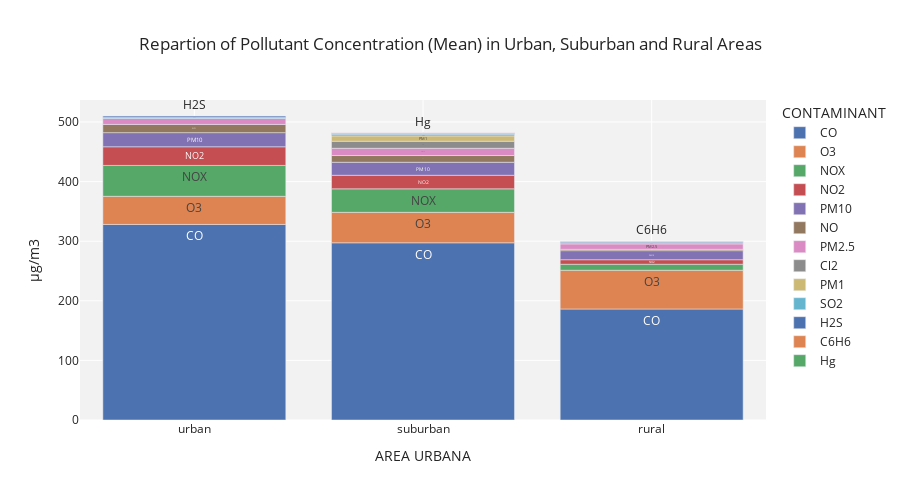

This figure's notebook cell:
### Code cell
fig = px.bar(df_area_contaminant, x="AREA URBANA", y="value", color="CONTAMINANT", text="CONTAMINANT", title="Repartion of Pollutant Concentration (Mean) in Urban, Suburban and Rural Areas")
fig.update_layout({'plot_bgcolor': 'rgba(0,0,0,0.05)', 'height':500})
fig.update_yaxes(title_text='µg/m3', col=1)
fig.show()

### Figure 1 — Plotly figure (JSON) as saved in the notebook; plotly's stock layout.template omitted (floating-point values rounded to 4 significant figures)
{"data": [{"alignmentgroup": "True", "hovertemplate": "CONTAMINANT=%{text}<br>AREA URBANA=%{x}<br>value=%{y}<extra></extra>", "legendgroup": "CO", "marker": {"color": "rgb(76,114,176)", "pattern": {"shape": ""}}, "name": "CO", "offsetgroup": "CO", "orientation": "v", "showlegend": true, "text": ["CO", "CO", "CO"], "textposition": "auto", "type": "bar", "x": ["urban", "suburban", "rural"], "xaxis": "x", "y": [328.1, 297.3, 186.3], "yaxis": "y"}, {"alignmentgroup": "True", "hovertemplate": "CONTAMINANT=%{text}<br>AREA URBANA=%{x}<br>value=%{y}<extra></extra>", "legendgroup": "O3", "marker": {"color": "rgb(221,132,82)", "pattern": {"shape": ""}}, "name": "O3", "offsetgroup": "O3", "orientation": "v", "showlegend": true, "text": ["O3", "O3", "O3"], "textposition": "auto", "type": "bar", "x": ["rural", "suburban", "urban"], "xaxis": "x", "y": [65.04, 51.17, 47.19], "yaxis": "y"}, {"alignmentgroup": "True", "hovertemplate": "CONTAMINANT=%{text}<br>AREA URBANA=%{x}<br>value=%{y}<extra></extra>", "legendgroup": "NOX", "marker": {"color": "rgb(85,168,104)", "pattern": {"shape": ""}}, "name": "NOX", "offsetgroup": "NOX", "orientation": "v", "showlegend": true, "text": ["NOX", "NOX", "NOX"], "textposition": "auto", "type": "bar", "x": ["urban", "suburban", "rural"], "xaxis": "x", "y": [51.85, 39.39, 10.07], "yaxis": "y"}, {"alignmentgroup": "True", "hovertemplate": "CONTAMINANT=%{text}<br>AREA URBANA=%{x}<br>value=%{y}<extra></extra>", "legendgroup": "NO2", "marker": {"color": "rgb(196,78,82)", "pattern": {"shape": ""}}, "name": "NO2", "offsetgroup": "NO2", "orientation": "v", "showlegend": true, "text": ["NO2", "NO2", "NO2"], "textposition": "auto", "type": "bar", "x": ["urban", "suburban", "rural"], "xaxis": "x", "y": [31.27, 22.75, 7.552], "yaxis": "y"}, {"alignmentgroup": "True", "hovertemplate": "CONTAMINANT=%{text}<br>AREA URBANA=%{x}<br>value=%{y}<extra></extra>", "legendgroup": "PM10", "marker": {"color": "rgb(129,114,179)", "pattern": {"shape": ""}}, "name": "PM10", "offsetgroup": "PM10", "orientation": "v", "showlegend": true, "text": ["PM10", "PM10", "PM10"], "textposition": "auto", "type": "bar", "x": ["urban", "suburban", "rural"], "xaxis": "x", "y": [23.71, 21.86, 15.22], "yaxis": "y"}, {"alignmentgroup": "True", "hovertemplate": "CONTAMINANT=%{text}<br>AREA URBANA=%{x}<br>value=%{y}<extra></extra>", "legendgroup": "NO", "marker": {"color": "rgb(147,120,96)", "pattern": {"shape": ""}}, "name": "NO", "offsetgroup": "NO", "orientation": "v", "showlegend": true, "text": ["NO", "NO", "NO"], "textposition": "auto", "type": "bar", "x": ["urban", "suburban", "rural"], "xaxis": "x", "y": [13.78, 11.28, 2.206], "yaxis": "y"}, {"alignmentgroup": "True", "hovertemplate": "CONTAMINANT=%{text}<br>AREA URBANA=%{x}<br>value=%{y}<extra></extra>", "legendgroup": "PM2.5", "marker": {"color": "rgb(218,139,195)", "pattern": {"shape": ""}}, "name": "PM2.5", "offsetgroup": "PM2.5", "orientation": "v", "showlegend": true, "text": ["PM2.5", "PM2.5", "PM2.5"], "textposition": "auto", "type": "bar", "x": ["suburban", "urban", "rural"], "xaxis": "x", "y": [12.18, 10.11, 9.153], "yaxis": "y"}, {"alignmentgroup": "True", "hovertemplate": "CONTAMINANT=%{text}<br>AREA URBANA=%{x}<br>value=%{y}<extra></extra>", "legendgroup": "Cl2", "marker": {"color": "rgb(140,140,140)", "pattern": {"shape": ""}}, "name": "Cl2", "offsetgroup": "Cl2", "orientation": "v", "showlegend": true, "text": ["Cl2"], "textposition": "auto", "type": "bar", "x": ["suburban"], "xaxis": "x", "y": [11.8], "yaxis": "y"}, {"alignmentgroup": "True", "hovertemplate": "CONTAMINANT=%{text}<br>AREA URBANA=%{x}<br>value=%{y}<extra></extra>", "legendgroup": "PM1", "marker": {"color": "rgb(204,185,116)", "pattern": {"shape": ""}}, "name": "PM1", "offsetgroup": "PM1", "orientation": "v", "showlegend": true, "text": ["PM1"], "textposition": "auto", "type": "bar", "x": ["suburban"], "xaxis": "x", "y": [8.975], "yaxis": "y"}, {"alignmentgroup": "True", "hovertemplate": "CONTAMINANT=%{text}<br>AREA URBANA=%{x}<br>value=%{y}<extra></extra>", "legendgroup": "SO2", "marker": {"color": "rgb(100,181,205)", "pattern": {"shape": ""}}, "name": "SO2", "offsetgroup": "SO2", "orientation": "v", "showlegend": true, "text": ["SO2", "SO2", "SO2"], "textposition": "auto", "type": "bar", "x": ["suburban", "urban", "rural"], "xaxis": "x", "y": [2.627, 2.143, 1.757], "yaxis": "y"}, {"alignmentgroup": "True", "hovertemplate": "CONTAMINANT=%{text}<br>AREA URBANA=%{x}<br>value=%{y}<extra></extra>", "legendgroup": "H2S", "marker": {"color": "rgb(76,114,176)", "pattern": {"shape": ""}}, "name": "H2S", "offsetgroup": "H2S", "orientation": "v", "showlegend": true, "text": ["H2S", "H2S", "H2S"], "textposition": "auto", "type": "bar", "x": ["urban", "suburban", "rural"], "xaxis": "x", "y": [1.899, 1.817, 1.55], "yaxis": "y"}, {"alignmentgroup": "True", "hovertemplate": "CONTAMINANT=%{text}<br>AREA URBANA=%{x}<br>value=%{y}<extra></extra>", "legendgroup": "C6H6", "marker": {"color": "rgb(221,132,82)", "pattern": {"shape": ""}}, "name": "C6H6", "offsetgroup": "C6H6", "orientation": "v", "showlegend": true, "text": ["C6H6", "C6H6"], "textposition": "auto", "type": "bar", "x": ["suburban", "rural"], "xaxis": "x", "y": [0.8925, 0.7486], "yaxis": "y"}, {"alignmentgroup": "True", "hovertemplate": "CONTAMINANT=%{text}<br>AREA URBANA=%{x}<br>value=%{y}<extra></extra>", "legendgroup": "Hg", "marker": {"color": "rgb(85,168,104)", "pattern": {"shape": ""}}, "name": "Hg", "offsetgroup": "Hg", "orientation": "v", "showlegend": true, "text": ["Hg"], "textposition": "auto", "type": "bar", "x": ["suburban"], "xaxis": "x", "y": [0.02055], "yaxis": "y"}], "layout": {"barmode": "relative", "height": 500, "legend": {"title": {"text": "CONTAMINANT"}, "tracegroupgap": 0}, "plot_bgcolor": "rgba(0,0,0,0.05)", "title": {"text": "Repartion of Pollutant Concentration (Mean) in Urban, Suburban and Rural Areas"}, "xaxis": {"anchor": "y", "domain": [0, 1], "title": {"text": "AREA URBANA"}}, "yaxis": {"anchor": "x", "domain": [0, 1], "title": {"text": "µg/m3"}}}}
